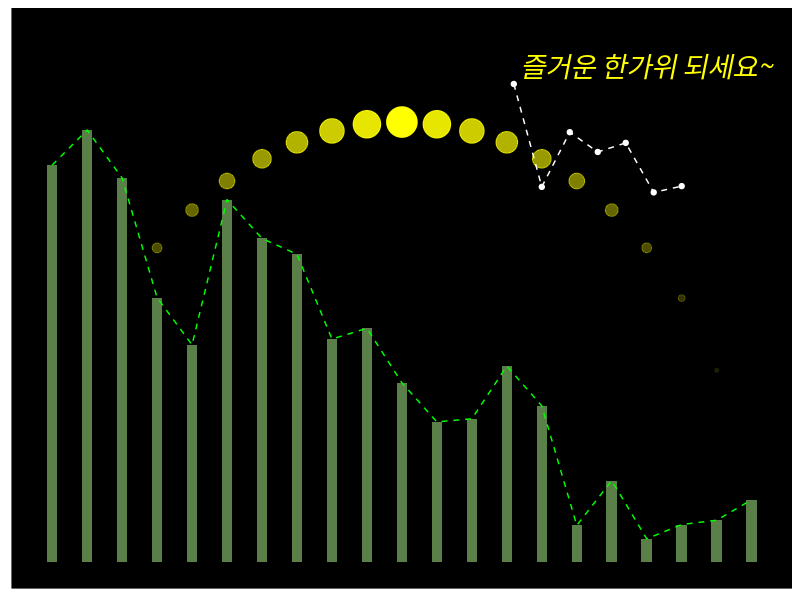

The R source for this figure:
library(dplyr)
library(data.table)
library(ggplot2)

set.seed(1004)

r <- 10
x <- -r:r

moons <- 
  data.frame(
    x = x, 
    y = 1.2*sqrt(r^2 - x^2))

stars <- 
  data.frame(
    x = x*0.8, 
    y = ifelse(x < 4, -1, max(x) + 0.1*x + rnorm(length(x))))

mountains <- 
  data.frame(
    x = x, 
    y = rev(abs(cos(x) - 0.5*(1:length(x)))) + rnorm(length(x)))
  
ggplot(NULL) +
  
  # draw moons
  geom_point(aes(moons$x, moons$y), alpha=1-abs(x)/max(x), size=10-abs(x), colour='yellow') +
  
  # draw stars
  geom_point(aes(stars$x, stars$y), colour='white') +
  geom_line(aes(stars$x, stars$y), colour='white', linetype='dashed') +
  
  # draw mountains
  geom_bar(aes(mountains$x, mountains$y), stat='identity', fill='#5a7f48', width=0.3) +
  geom_line(aes(mountains$x, mountains$y), colour='green', linetype='dashed') +
  
  # write the message
  geom_text(aes(x=7, y=13.5), label='즐거운 한가위 되세요~', colour='yellow', fontface='italic', size=7) +
  
  # background settings
  theme(
    legend.position = 'none',
    panel.background = element_rect(fill='black'),
    panel.grid = element_blank(),
    axis.text = element_blank(),
    axis.title = element_blank(),
    axis.ticks = element_blank(),
    title = element_text(size=20, face='bold')) +
  scale_y_continuous(limits=c(0, max(moons$y)*1.2))
